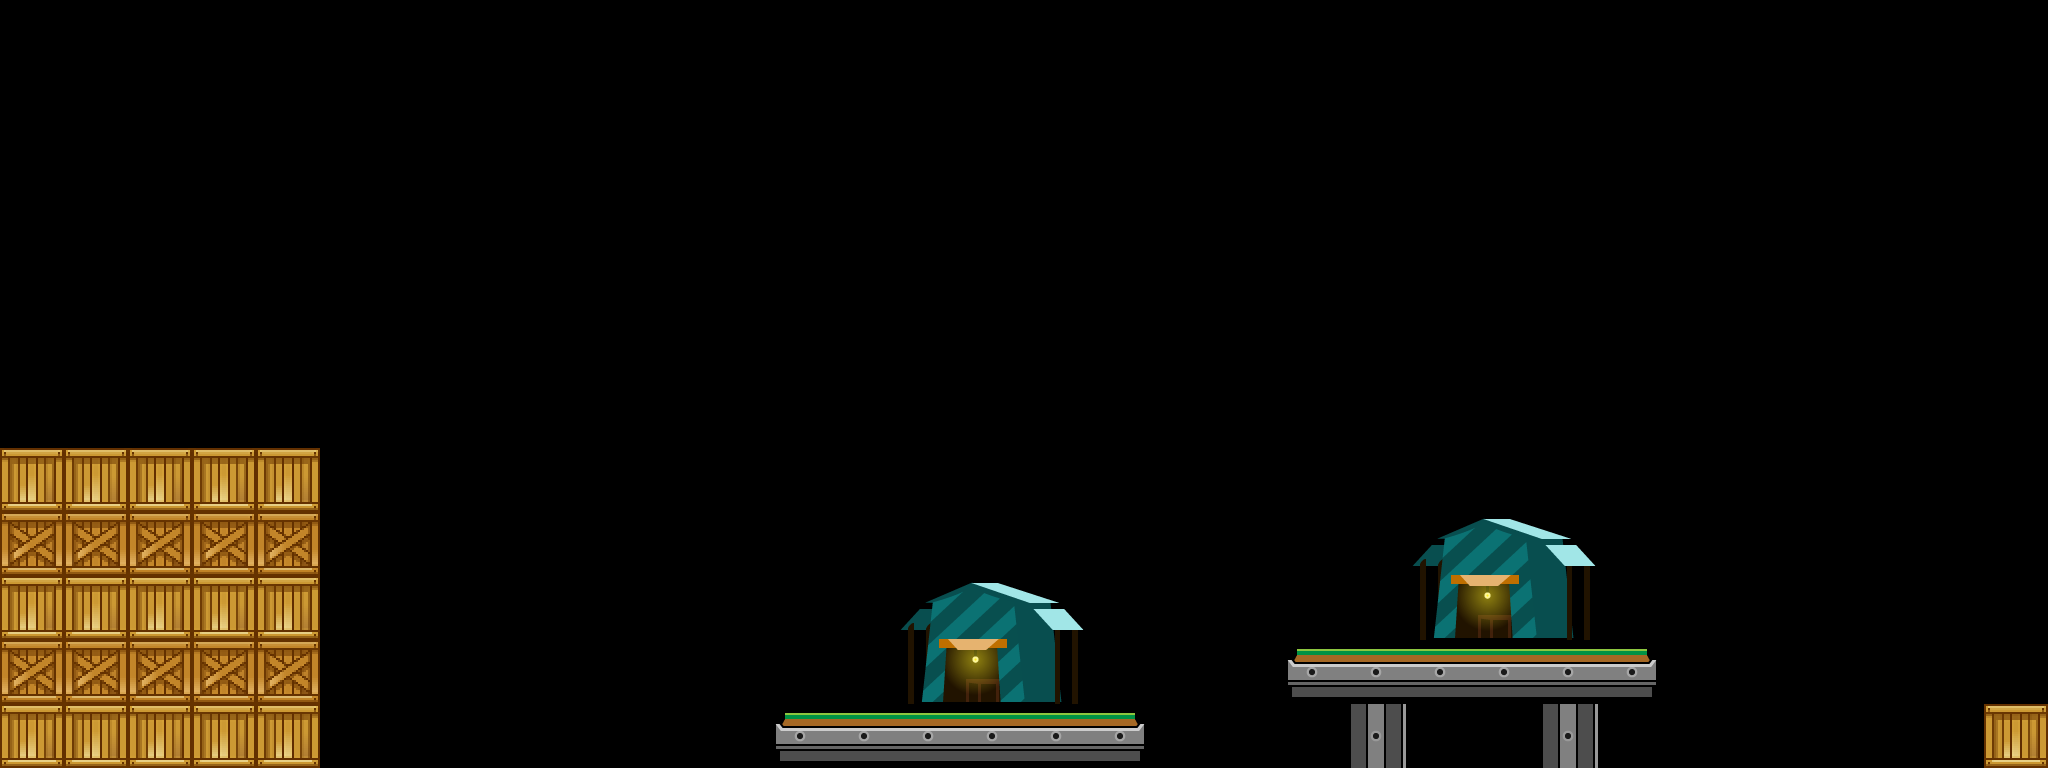

Below is a game level as drawn by its tile map, then a one-line description and the .tmx that defines it (tile-layer data replaced by summaries):
An orthogonal 32x12 tile map with 64x64 px tiles, 1 tile layer (Tile Layer 1), 4 tilesets and 1 object.

<map version="1.0" orientation="orthogonal" renderorder="right-down" width="32" height="12" tilewidth="64" tileheight="64" nextobjectid="11">
 <tileset firstgid="1" source="tiles.tsx" />
 <tileset firstgid="17" source="crates.tsx" />
 <tileset firstgid="27" name="spawners" tilewidth="192" tileheight="128" tilecount="1">
  <tile id="0">
   <properties>
    <property name="component" value="Spawner" />
    <property name="life" value="100" />
   </properties>
   <image width="192" height="128" source="../data/textures/spawner.png" />
  </tile>
 </tileset>
 <tileset firstgid="28" name="tanks" tilewidth="128" tileheight="64" tilecount="3">
  <image source="../data/textures/tanks.png" width="128" height="192" />
  <tile id="0">
   <properties>
    <property name="component" value="Shooter" />
    <property name="interval" value="2" />
    <property name="life" value="75" />
   </properties>
  </tile>
  <tile id="1">
   <properties>
    <property name="component" value="Shooter" />
    <property name="life" value="100" />
   </properties>
  </tile>
 </tileset>
 <layer name="Tile Layer 1" width="32" height="12">
  <properties>
   <property name="component" value="Sprite,Box,Blink" />
  </properties>
  <data>[384 cells, 42 non-empty, 7 distinct tile ids]</data>
 </layer>
 <objectgroup color="#ff0000" name="enemies">
  <properties>
   <property name="function" value="Factory.createEnemy" />
   <property name="type" value="copter" />
  </properties>
  <object id="7" x="1597.06" y="91.3846">
   <polyline points="0,0 -272.433,-36.9231 -433.059,64.6154 -23.6214,124.615 714.941,-80.3077 612.582,-151.385" />
  </object>
 </objectgroup>
</map>
